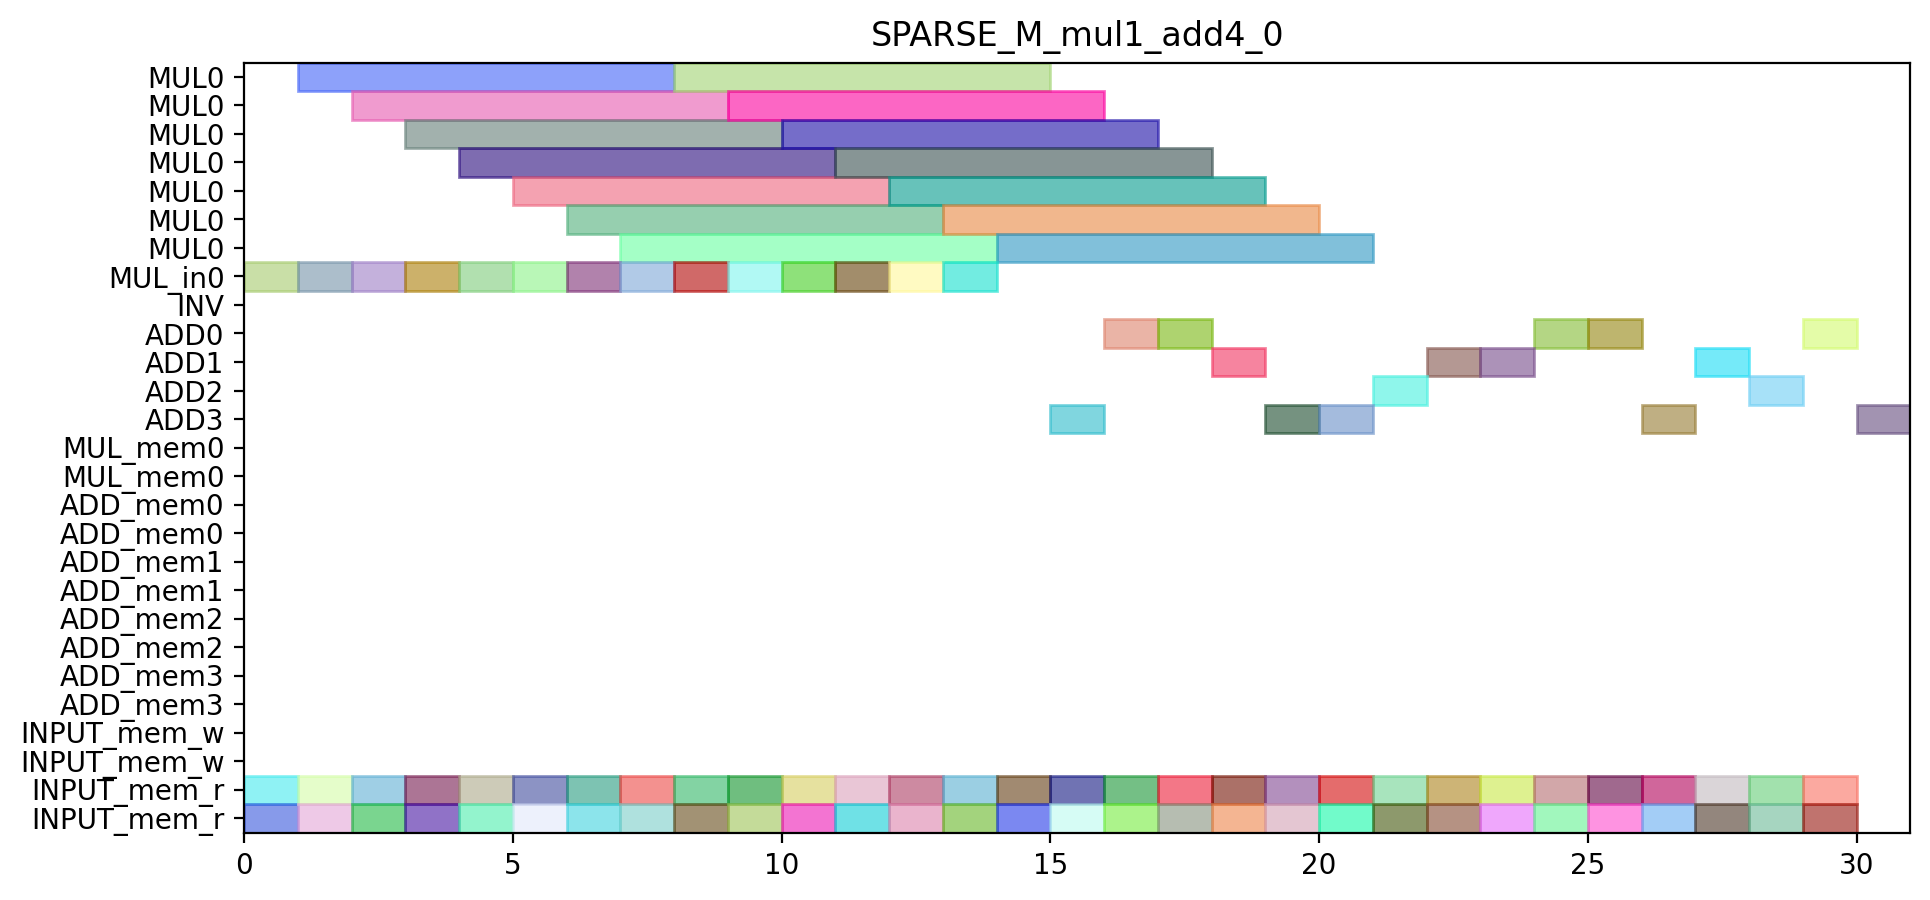

Recreate this plot in Python.
from pyschedule import Scenario, solvers, plotters, alt


def solve():
	horizon = 95
	S = Scenario("SPARSE_M_mul1_add4_0", horizon=horizon)

	# resource
	MUL = S.Resources('MUL', num=1, size=7)
	MUL_in = S.Resources('MUL_in', num=1)
	INV = S.Resource('INV')
	ADD = S.Resources('ADD', num=4, periods=range(1, horizon))
	MUL_mem = S.Resources('MUL_mem', num=1, size=2)
	ADD_mem = S.Resources('ADD_mem', num=4, size=2)
	INPUT_mem_w = S.Resource('INPUT_mem_w', size=2)
	INPUT_mem_r = S.Resource('INPUT_mem_r', size=2)

	# result of previous scheduling

	# new tasks
	t1_t0_in = S.Task('t1_t0_in', length=1, delay_cost=1)
	t1_t0_in += alt(MUL_in)
	t1_t0 = S.Task('t1_t0', length=7, delay_cost=1)
	t1_t0 += alt(MUL)
	S += t1_t0>=t1_t0_in

	t1_t0_mem0 = S.Task('t1_t0_mem0', length=1, delay_cost=1)
	t1_t0_mem0 += INPUT_mem_r
	S += t1_t0_mem0<=t1_t0

	t1_t0_mem1 = S.Task('t1_t0_mem1', length=1, delay_cost=1)
	t1_t0_mem1 += INPUT_mem_r
	S += t1_t0_mem1<=t1_t0

	t1_t1_in = S.Task('t1_t1_in', length=1, delay_cost=1)
	t1_t1_in += alt(MUL_in)
	t1_t1 = S.Task('t1_t1', length=7, delay_cost=1)
	t1_t1 += alt(MUL)
	S += t1_t1>=t1_t1_in

	t1_t1_mem0 = S.Task('t1_t1_mem0', length=1, delay_cost=1)
	t1_t1_mem0 += INPUT_mem_r
	S += t1_t1_mem0<=t1_t1

	t1_t1_mem1 = S.Task('t1_t1_mem1', length=1, delay_cost=1)
	t1_t1_mem1 += INPUT_mem_r
	S += t1_t1_mem1<=t1_t1

	t1_t2 = S.Task('t1_t2', length=1, delay_cost=1)
	t1_t2 += alt(ADD)

	t1_t2_mem0 = S.Task('t1_t2_mem0', length=1, delay_cost=1)
	t1_t2_mem0 += INPUT_mem_r
	S += t1_t2_mem0<=t1_t2

	t1_t2_mem1 = S.Task('t1_t2_mem1', length=1, delay_cost=1)
	t1_t2_mem1 += INPUT_mem_r
	S += t1_t2_mem1<=t1_t2

	t1_t3 = S.Task('t1_t3', length=1, delay_cost=1)
	t1_t3 += alt(ADD)

	t1_t3_mem0 = S.Task('t1_t3_mem0', length=1, delay_cost=1)
	t1_t3_mem0 += INPUT_mem_r
	S += t1_t3_mem0<=t1_t3

	t1_t3_mem1 = S.Task('t1_t3_mem1', length=1, delay_cost=1)
	t1_t3_mem1 += INPUT_mem_r
	S += t1_t3_mem1<=t1_t3

	t2_t0_in = S.Task('t2_t0_in', length=1, delay_cost=1)
	t2_t0_in += alt(MUL_in)
	t2_t0 = S.Task('t2_t0', length=7, delay_cost=1)
	t2_t0 += alt(MUL)
	S += t2_t0>=t2_t0_in

	t2_t0_mem0 = S.Task('t2_t0_mem0', length=1, delay_cost=1)
	t2_t0_mem0 += INPUT_mem_r
	S += t2_t0_mem0<=t2_t0

	t2_t0_mem1 = S.Task('t2_t0_mem1', length=1, delay_cost=1)
	t2_t0_mem1 += INPUT_mem_r
	S += t2_t0_mem1<=t2_t0

	t2_t1_in = S.Task('t2_t1_in', length=1, delay_cost=1)
	t2_t1_in += alt(MUL_in)
	t2_t1 = S.Task('t2_t1', length=7, delay_cost=1)
	t2_t1 += alt(MUL)
	S += t2_t1>=t2_t1_in

	t2_t1_mem0 = S.Task('t2_t1_mem0', length=1, delay_cost=1)
	t2_t1_mem0 += INPUT_mem_r
	S += t2_t1_mem0<=t2_t1

	t2_t1_mem1 = S.Task('t2_t1_mem1', length=1, delay_cost=1)
	t2_t1_mem1 += INPUT_mem_r
	S += t2_t1_mem1<=t2_t1

	t2_t2 = S.Task('t2_t2', length=1, delay_cost=1)
	t2_t2 += alt(ADD)

	t2_t2_mem0 = S.Task('t2_t2_mem0', length=1, delay_cost=1)
	t2_t2_mem0 += INPUT_mem_r
	S += t2_t2_mem0<=t2_t2

	t2_t2_mem1 = S.Task('t2_t2_mem1', length=1, delay_cost=1)
	t2_t2_mem1 += INPUT_mem_r
	S += t2_t2_mem1<=t2_t2

	t2_t3 = S.Task('t2_t3', length=1, delay_cost=1)
	t2_t3 += alt(ADD)

	t2_t3_mem0 = S.Task('t2_t3_mem0', length=1, delay_cost=1)
	t2_t3_mem0 += INPUT_mem_r
	S += t2_t3_mem0<=t2_t3

	t2_t3_mem1 = S.Task('t2_t3_mem1', length=1, delay_cost=1)
	t2_t3_mem1 += INPUT_mem_r
	S += t2_t3_mem1<=t2_t3

	t0_t0_in = S.Task('t0_t0_in', length=1, delay_cost=1)
	t0_t0_in += alt(MUL_in)
	t0_t0 = S.Task('t0_t0', length=7, delay_cost=1)
	t0_t0 += alt(MUL)
	S += t0_t0>=t0_t0_in

	t0_t0_mem0 = S.Task('t0_t0_mem0', length=1, delay_cost=1)
	t0_t0_mem0 += INPUT_mem_r
	S += t0_t0_mem0<=t0_t0

	t0_t0_mem1 = S.Task('t0_t0_mem1', length=1, delay_cost=1)
	t0_t0_mem1 += INPUT_mem_r
	S += t0_t0_mem1<=t0_t0

	t0_t1_in = S.Task('t0_t1_in', length=1, delay_cost=1)
	t0_t1_in += alt(MUL_in)
	t0_t1 = S.Task('t0_t1', length=7, delay_cost=1)
	t0_t1 += alt(MUL)
	S += t0_t1>=t0_t1_in

	t0_t1_mem0 = S.Task('t0_t1_mem0', length=1, delay_cost=1)
	t0_t1_mem0 += INPUT_mem_r
	S += t0_t1_mem0<=t0_t1

	t0_t1_mem1 = S.Task('t0_t1_mem1', length=1, delay_cost=1)
	t0_t1_mem1 += INPUT_mem_r
	S += t0_t1_mem1<=t0_t1

	t0_t2 = S.Task('t0_t2', length=1, delay_cost=1)
	t0_t2 += alt(ADD)

	t0_t2_mem0 = S.Task('t0_t2_mem0', length=1, delay_cost=1)
	t0_t2_mem0 += INPUT_mem_r
	S += t0_t2_mem0<=t0_t2

	t0_t2_mem1 = S.Task('t0_t2_mem1', length=1, delay_cost=1)
	t0_t2_mem1 += INPUT_mem_r
	S += t0_t2_mem1<=t0_t2

	t0_t3 = S.Task('t0_t3', length=1, delay_cost=1)
	t0_t3 += alt(ADD)

	t0_t3_mem0 = S.Task('t0_t3_mem0', length=1, delay_cost=1)
	t0_t3_mem0 += INPUT_mem_r
	S += t0_t3_mem0<=t0_t3

	t0_t3_mem1 = S.Task('t0_t3_mem1', length=1, delay_cost=1)
	t0_t3_mem1 += INPUT_mem_r
	S += t0_t3_mem1<=t0_t3

	t4_t0_t0_in = S.Task('t4_t0_t0_in', length=1, delay_cost=1)
	t4_t0_t0_in += alt(MUL_in)
	t4_t0_t0 = S.Task('t4_t0_t0', length=7, delay_cost=1)
	t4_t0_t0 += alt(MUL)
	S += t4_t0_t0>=t4_t0_t0_in

	t4_t0_t0_mem0 = S.Task('t4_t0_t0_mem0', length=1, delay_cost=1)
	t4_t0_t0_mem0 += INPUT_mem_r
	S += t4_t0_t0_mem0<=t4_t0_t0

	t4_t0_t0_mem1 = S.Task('t4_t0_t0_mem1', length=1, delay_cost=1)
	t4_t0_t0_mem1 += INPUT_mem_r
	S += t4_t0_t0_mem1<=t4_t0_t0

	t4_t0_t1_in = S.Task('t4_t0_t1_in', length=1, delay_cost=1)
	t4_t0_t1_in += alt(MUL_in)
	t4_t0_t1 = S.Task('t4_t0_t1', length=7, delay_cost=1)
	t4_t0_t1 += alt(MUL)
	S += t4_t0_t1>=t4_t0_t1_in

	t4_t0_t1_mem0 = S.Task('t4_t0_t1_mem0', length=1, delay_cost=1)
	t4_t0_t1_mem0 += INPUT_mem_r
	S += t4_t0_t1_mem0<=t4_t0_t1

	t4_t0_t1_mem1 = S.Task('t4_t0_t1_mem1', length=1, delay_cost=1)
	t4_t0_t1_mem1 += INPUT_mem_r
	S += t4_t0_t1_mem1<=t4_t0_t1

	t4_t0_t2 = S.Task('t4_t0_t2', length=1, delay_cost=1)
	t4_t0_t2 += alt(ADD)

	t4_t0_t2_mem0 = S.Task('t4_t0_t2_mem0', length=1, delay_cost=1)
	t4_t0_t2_mem0 += INPUT_mem_r
	S += t4_t0_t2_mem0<=t4_t0_t2

	t4_t0_t2_mem1 = S.Task('t4_t0_t2_mem1', length=1, delay_cost=1)
	t4_t0_t2_mem1 += INPUT_mem_r
	S += t4_t0_t2_mem1<=t4_t0_t2

	t4_t0_t3 = S.Task('t4_t0_t3', length=1, delay_cost=1)
	t4_t0_t3 += alt(ADD)

	t4_t0_t3_mem0 = S.Task('t4_t0_t3_mem0', length=1, delay_cost=1)
	t4_t0_t3_mem0 += INPUT_mem_r
	S += t4_t0_t3_mem0<=t4_t0_t3

	t4_t0_t3_mem1 = S.Task('t4_t0_t3_mem1', length=1, delay_cost=1)
	t4_t0_t3_mem1 += INPUT_mem_r
	S += t4_t0_t3_mem1<=t4_t0_t3

	t4_t1_t0_in = S.Task('t4_t1_t0_in', length=1, delay_cost=1)
	t4_t1_t0_in += alt(MUL_in)
	t4_t1_t0 = S.Task('t4_t1_t0', length=7, delay_cost=1)
	t4_t1_t0 += alt(MUL)
	S += t4_t1_t0>=t4_t1_t0_in

	t4_t1_t0_mem0 = S.Task('t4_t1_t0_mem0', length=1, delay_cost=1)
	t4_t1_t0_mem0 += INPUT_mem_r
	S += t4_t1_t0_mem0<=t4_t1_t0

	t4_t1_t0_mem1 = S.Task('t4_t1_t0_mem1', length=1, delay_cost=1)
	t4_t1_t0_mem1 += INPUT_mem_r
	S += t4_t1_t0_mem1<=t4_t1_t0

	t4_t1_t1_in = S.Task('t4_t1_t1_in', length=1, delay_cost=1)
	t4_t1_t1_in += alt(MUL_in)
	t4_t1_t1 = S.Task('t4_t1_t1', length=7, delay_cost=1)
	t4_t1_t1 += alt(MUL)
	S += t4_t1_t1>=t4_t1_t1_in

	t4_t1_t1_mem0 = S.Task('t4_t1_t1_mem0', length=1, delay_cost=1)
	t4_t1_t1_mem0 += INPUT_mem_r
	S += t4_t1_t1_mem0<=t4_t1_t1

	t4_t1_t1_mem1 = S.Task('t4_t1_t1_mem1', length=1, delay_cost=1)
	t4_t1_t1_mem1 += INPUT_mem_r
	S += t4_t1_t1_mem1<=t4_t1_t1

	t4_t1_t2 = S.Task('t4_t1_t2', length=1, delay_cost=1)
	t4_t1_t2 += alt(ADD)

	t4_t1_t2_mem0 = S.Task('t4_t1_t2_mem0', length=1, delay_cost=1)
	t4_t1_t2_mem0 += INPUT_mem_r
	S += t4_t1_t2_mem0<=t4_t1_t2

	t4_t1_t2_mem1 = S.Task('t4_t1_t2_mem1', length=1, delay_cost=1)
	t4_t1_t2_mem1 += INPUT_mem_r
	S += t4_t1_t2_mem1<=t4_t1_t2

	t4_t1_t3 = S.Task('t4_t1_t3', length=1, delay_cost=1)
	t4_t1_t3 += alt(ADD)

	t4_t1_t3_mem0 = S.Task('t4_t1_t3_mem0', length=1, delay_cost=1)
	t4_t1_t3_mem0 += INPUT_mem_r
	S += t4_t1_t3_mem0<=t4_t1_t3

	t4_t1_t3_mem1 = S.Task('t4_t1_t3_mem1', length=1, delay_cost=1)
	t4_t1_t3_mem1 += INPUT_mem_r
	S += t4_t1_t3_mem1<=t4_t1_t3

	t4_t2_t0_in = S.Task('t4_t2_t0_in', length=1, delay_cost=1)
	t4_t2_t0_in += alt(MUL_in)
	t4_t2_t0 = S.Task('t4_t2_t0', length=7, delay_cost=1)
	t4_t2_t0 += alt(MUL)
	S += t4_t2_t0>=t4_t2_t0_in

	t4_t2_t0_mem0 = S.Task('t4_t2_t0_mem0', length=1, delay_cost=1)
	t4_t2_t0_mem0 += INPUT_mem_r
	S += t4_t2_t0_mem0<=t4_t2_t0

	t4_t2_t0_mem1 = S.Task('t4_t2_t0_mem1', length=1, delay_cost=1)
	t4_t2_t0_mem1 += INPUT_mem_r
	S += t4_t2_t0_mem1<=t4_t2_t0

	t4_t2_t1_in = S.Task('t4_t2_t1_in', length=1, delay_cost=1)
	t4_t2_t1_in += alt(MUL_in)
	t4_t2_t1 = S.Task('t4_t2_t1', length=7, delay_cost=1)
	t4_t2_t1 += alt(MUL)
	S += t4_t2_t1>=t4_t2_t1_in

	t4_t2_t1_mem0 = S.Task('t4_t2_t1_mem0', length=1, delay_cost=1)
	t4_t2_t1_mem0 += INPUT_mem_r
	S += t4_t2_t1_mem0<=t4_t2_t1

	t4_t2_t1_mem1 = S.Task('t4_t2_t1_mem1', length=1, delay_cost=1)
	t4_t2_t1_mem1 += INPUT_mem_r
	S += t4_t2_t1_mem1<=t4_t2_t1

	t4_t2_t2 = S.Task('t4_t2_t2', length=1, delay_cost=1)
	t4_t2_t2 += alt(ADD)

	t4_t2_t2_mem0 = S.Task('t4_t2_t2_mem0', length=1, delay_cost=1)
	t4_t2_t2_mem0 += INPUT_mem_r
	S += t4_t2_t2_mem0<=t4_t2_t2

	t4_t2_t2_mem1 = S.Task('t4_t2_t2_mem1', length=1, delay_cost=1)
	t4_t2_t2_mem1 += INPUT_mem_r
	S += t4_t2_t2_mem1<=t4_t2_t2

	t4_t2_t3 = S.Task('t4_t2_t3', length=1, delay_cost=1)
	t4_t2_t3 += alt(ADD)

	t4_t2_t3_mem0 = S.Task('t4_t2_t3_mem0', length=1, delay_cost=1)
	t4_t2_t3_mem0 += INPUT_mem_r
	S += t4_t2_t3_mem0<=t4_t2_t3

	t4_t2_t3_mem1 = S.Task('t4_t2_t3_mem1', length=1, delay_cost=1)
	t4_t2_t3_mem1 += INPUT_mem_r
	S += t4_t2_t3_mem1<=t4_t2_t3

	t4_t40 = S.Task('t4_t40', length=1, delay_cost=1)
	t4_t40 += alt(ADD)

	t4_t40_mem0 = S.Task('t4_t40_mem0', length=1, delay_cost=1)
	t4_t40_mem0 += INPUT_mem_r
	S += t4_t40_mem0<=t4_t40

	t4_t40_mem1 = S.Task('t4_t40_mem1', length=1, delay_cost=1)
	t4_t40_mem1 += INPUT_mem_r
	S += t4_t40_mem1<=t4_t40

	t4_t41 = S.Task('t4_t41', length=1, delay_cost=1)
	t4_t41 += alt(ADD)

	t4_t41_mem0 = S.Task('t4_t41_mem0', length=1, delay_cost=1)
	t4_t41_mem0 += INPUT_mem_r
	S += t4_t41_mem0<=t4_t41

	t4_t41_mem1 = S.Task('t4_t41_mem1', length=1, delay_cost=1)
	t4_t41_mem1 += INPUT_mem_r
	S += t4_t41_mem1<=t4_t41

	t4_t50 = S.Task('t4_t50', length=1, delay_cost=1)
	t4_t50 += alt(ADD)

	t4_t50_mem0 = S.Task('t4_t50_mem0', length=1, delay_cost=1)
	t4_t50_mem0 += INPUT_mem_r
	S += t4_t50_mem0<=t4_t50

	t4_t50_mem1 = S.Task('t4_t50_mem1', length=1, delay_cost=1)
	t4_t50_mem1 += INPUT_mem_r
	S += t4_t50_mem1<=t4_t50

	t4_t51 = S.Task('t4_t51', length=1, delay_cost=1)
	t4_t51 += alt(ADD)

	t4_t51_mem0 = S.Task('t4_t51_mem0', length=1, delay_cost=1)
	t4_t51_mem0 += INPUT_mem_r
	S += t4_t51_mem0<=t4_t51

	t4_t51_mem1 = S.Task('t4_t51_mem1', length=1, delay_cost=1)
	t4_t51_mem1 += INPUT_mem_r
	S += t4_t51_mem1<=t4_t51

	t4_t8_t0_in = S.Task('t4_t8_t0_in', length=1, delay_cost=1)
	t4_t8_t0_in += alt(MUL_in)
	t4_t8_t0 = S.Task('t4_t8_t0', length=7, delay_cost=1)
	t4_t8_t0 += alt(MUL)
	S += t4_t8_t0>=t4_t8_t0_in

	t4_t8_t0_mem0 = S.Task('t4_t8_t0_mem0', length=1, delay_cost=1)
	t4_t8_t0_mem0 += INPUT_mem_r
	S += t4_t8_t0_mem0<=t4_t8_t0

	t4_t8_t0_mem1 = S.Task('t4_t8_t0_mem1', length=1, delay_cost=1)
	t4_t8_t0_mem1 += INPUT_mem_r
	S += t4_t8_t0_mem1<=t4_t8_t0

	t4_t8_t1_in = S.Task('t4_t8_t1_in', length=1, delay_cost=1)
	t4_t8_t1_in += alt(MUL_in)
	t4_t8_t1 = S.Task('t4_t8_t1', length=7, delay_cost=1)
	t4_t8_t1 += alt(MUL)
	S += t4_t8_t1>=t4_t8_t1_in

	t4_t8_t1_mem0 = S.Task('t4_t8_t1_mem0', length=1, delay_cost=1)
	t4_t8_t1_mem0 += INPUT_mem_r
	S += t4_t8_t1_mem0<=t4_t8_t1

	t4_t8_t1_mem1 = S.Task('t4_t8_t1_mem1', length=1, delay_cost=1)
	t4_t8_t1_mem1 += INPUT_mem_r
	S += t4_t8_t1_mem1<=t4_t8_t1

	solvers.mip.solve(S,msg=1,kind='CPLEX',ratio_gap=1.01)

	solution = [['hoge']*len(S.solution()[1]) for i in range(len(S.solution()))]
	for i in range(len(S.solution())):
		for j in range(len(S.solution()[i])):
			solution[i][j]=str(S.solution()[i][j])
	print(solution)

	cycles = int(solution[-1][3])

	pic_file_name = "SPARSE_M_mul1_add4/SPARSE_M_mul1_add4_0.png"
	if(S.solution() != []):
		plotters.matplotlib.plot(S,img_filename=pic_file_name, vertical_text=True, fig_size=(cycles*0.25+3, 5), show_task_labels=False)

	return solution
